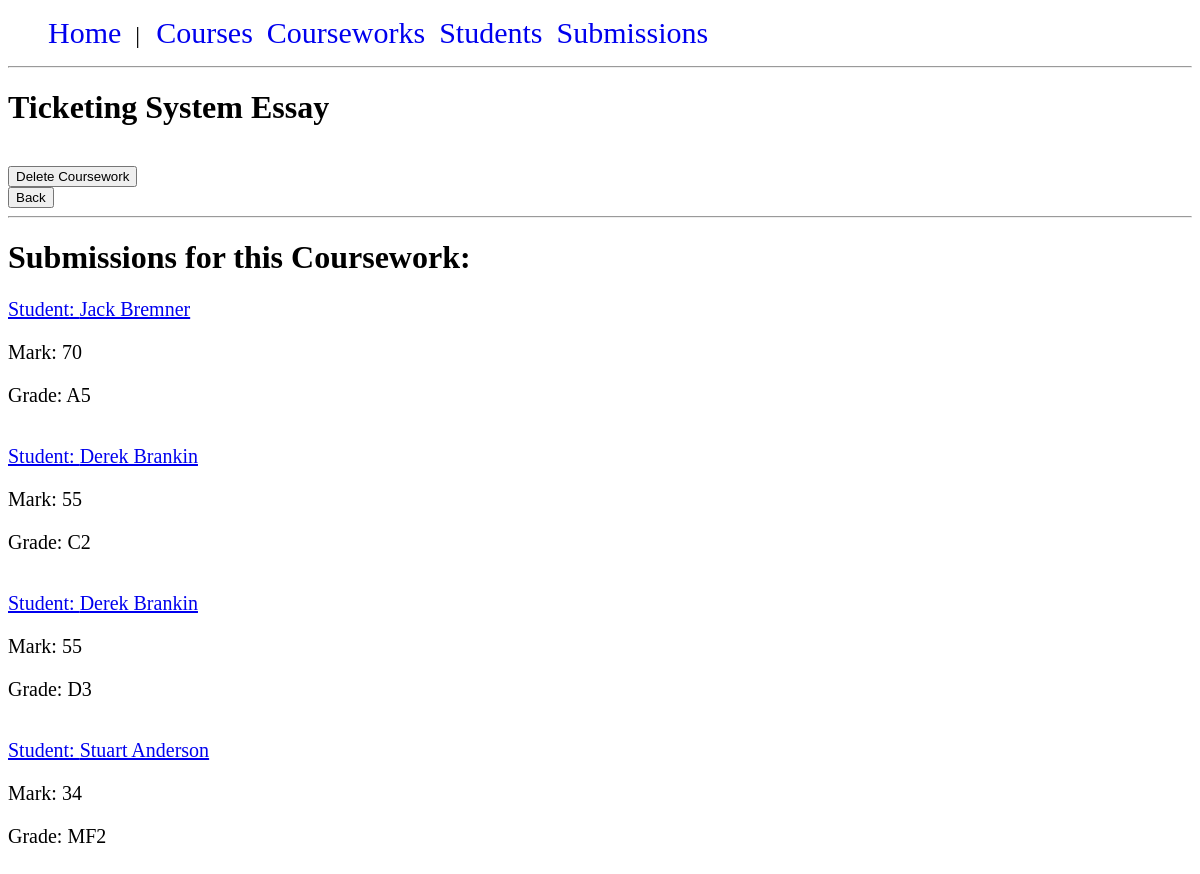
Page /courseworks/coursework_details.php?id=2 on the committed database.
### tables this page shows
CREATE TABLE "courseworks" (
	"coursework_id"	INTEGER NOT NULL PRIMARY KEY AUTOINCREMENT UNIQUE,
	"name"	TEXT(50) NOT NULL,
	"course_id"	INTEGER NOT NULL,
	"deadline"	DATE NOT NULL,
	"credit_weight"	INTEGER NOT NULL,
	"feedback_due_date"	DATE NOT NULL,
	FOREIGN KEY("course_id") REFERENCES "courses"("course_id")
);

CREATE TABLE "submissions" (
	"submission_id"	INTEGER NOT NULL PRIMARY KEY AUTOINCREMENT UNIQUE,
	"coursework_id"	INTEGER NOT NULL,
	"student_id"	INTEGER NOT NULL,
	"mark"	INTEGER(100),
	"hand_in_date"	DATE NOT NULL,
	"second_submission"	BOOLEAN NOT NULL DEFAULT 0,
	"grade"	TEXT(3),
	FOREIGN KEY("coursework_id") REFERENCES "courseworks"("coursework_id"),
	FOREIGN KEY("student_id") REFERENCES "students"("student_id")
);

CREATE TABLE "students" (
	"student_id"	INTEGER NOT NULL UNIQUE,
	"name"	TEXT(50) NOT NULL,
	PRIMARY KEY("student_id")
);

### courseworks/coursework_functions.php (called while the page is built, shortened)
<?php
if (php_sapi_name() == "cli") {
    require_once getcwd().'../database/dbconnection.php';
} else {
    require_once $_SERVER['DOCUMENT_ROOT'].'/database/dbconnection.php';
}
function getCourseworkById($coursework_id) {
    $query = "SELECT * FROM courseworks WHERE coursework_id=?";
    $coursework = DB::run($query, [$coursework_id])->fetch(PDO::FETCH_ASSOC);
    return $coursework;
}
function getSubmissionsByCourseworkId($coursework_id) {
    $query = "SELECT submission_id, hand_in_date, name as student_name, mark, grade FROM submissions sub
              JOIN students stu ON sub.student_id = stu.student_id
              WHERE coursework_id = ?";
    $submissions = DB::run($query, [$coursework_id])->fetchAll(PDO::FETCH_ASSOC);
    return $submissions;
}

### database/dbconnection.php (called while the page is built, shortened)
<?php
class DB {
    private static $instance = null;
    private static $pdo;
    public function __construct() {
        if (php_sapi_name() == "cli") {
            self::$pdo = new PDO("sqlite:database/courseworkapp.db");
        }
        else {
            self::$pdo = new PDO("sqlite:".$_SERVER['DOCUMENT_ROOT']."/database/courseworkapp.db");
        }
}
    public static function getInstance() : DB {
        if(!self::$instance)
        {
            self::$instance = new DB();
        }
        return self::$instance;
    }
    public static function run($sql, $params = NULL) {
        $stmt = self::$pdo->prepare($sql);
        $stmt->execute($params);
        return $stmt;
    }
}

### courseworks/coursework_details.php (the view, shortened to what this page needs)
<?php
require_once 'coursework_functions.php';
$coursework_id = htmlspecialchars($_GET["id"]);
$coursework = getCourseworkById($coursework_id);
$submissions = getSubmissionsByCourseworkId($coursework_id);
if ($coursework) {
    echo '<h1>' . $coursework['name'] . '</h1>';
    echo '<br>';
    echo '<form action="" method="post">
            <input type="hidden" name="delete" value="' . $coursework_id . '"/>
            <input type="submit" value="Delete Coursework">
        </form>';
    echo '<button type="button" onclick="javascript:history.back()">Back</button>';
    echo '<br>';
    echo '<hr>';
    echo '<h1>Submissions for this Coursework: </h1>';
    if ($submissions) {
        foreach ($submissions as $submission) {
            echo "<a href='/submissions/submission_details.php?id=" . $submission['submission_id'] . "'> Student: ". $submission['student_name'] . "</a>";
            if ($submission['mark']) {
                echo '<p>Mark: ' . $submission['mark'] . '</p>';
                echo '<p>Grade: ' . $submission['grade'] . '</p>';
            }
        }
    } else {
        echo '<p>This Coursework has no Submissions yet</p>';
    }
} else {
    echo 'There was a problem, please try again';
}
?>

### css/stylesheet.css (style rules this page uses)
#menu ul { list-style: none; }
#menu li { display: inline; padding-right: 10px; font-size: 24px; }
#menu a { text-decoration: none; font-size: 30px; }
a, p { font-size: 20px; }

### rows in the picture
courseworks: name "Ticketing System Essay"
submissions: student.name "Jack Bremner", mark "70", grade "A5"
submissions: student.name "Derek Brankin", mark "55", grade "C2"
submissions: student.name "Derek Brankin", mark "55", grade "D3"
submissions: student.name "Stuart Anderson", mark "34", grade "MF2"
